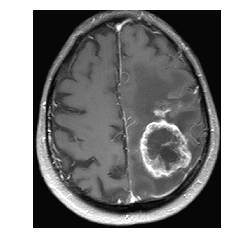
#> input picture brain.png, 231 x 252 px, found by its file name
$ jupyter execute 'Canny Edge Detection.ipynb'
#> lines starting #> are read from the running program, lines starting #| are printed output that depends on the picture; after the words box and inside, x2 and y2 are one past the last pixel; in counts of white or black regions, pixels touching at a corner belong together
[cell 1]
import numpy as np
import cv2
import matplotlib.pyplot as plt
import matplotlib

get_ipython().magic(u'matplotlib inline')
matplotlib.rcParams["savefig.dpi"] = 400 # to get high resolution

[cell 2]
img = cv2.imread('C:/Future GSU/2018/Computer Vision/Project/Segmentation Technique/brain.png',1)
#> img is the input picture: shape (252, 231, 3); min 7, max 255, mean 134.9
edges = cv2.Canny(img,150,200)
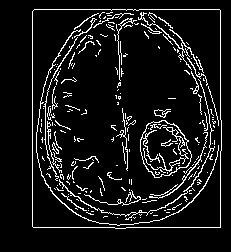
#> edges: shape (252, 231); 8.7% white in thin lines or dots, all inside (x1, y1, x2, y2) = (32, 9, 222, 229)

# Plotting
plt.subplot(121),plt.imshow(img,cmap = 'gray')
plt.title('Original Image'), plt.xticks([]), plt.yticks([])
plt.subplot(122),plt.imshow(edges,cmap = 'gray')
plt.title('Edge Image'), plt.xticks([]), plt.yticks([])
#plt.savefig(C:/Future GSU/2018/Computer Vision/Project/Segmentation Technique/Original_brain.png)
#plt.savefig('./images/Original_Canny.png')
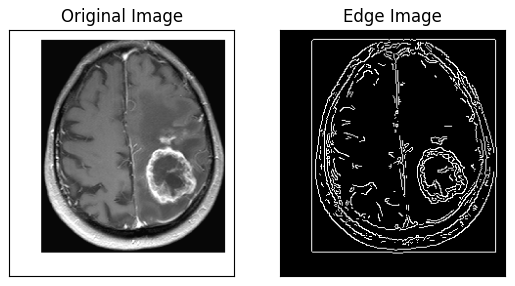
#> figure drawn by matplotlib, 2 panels
